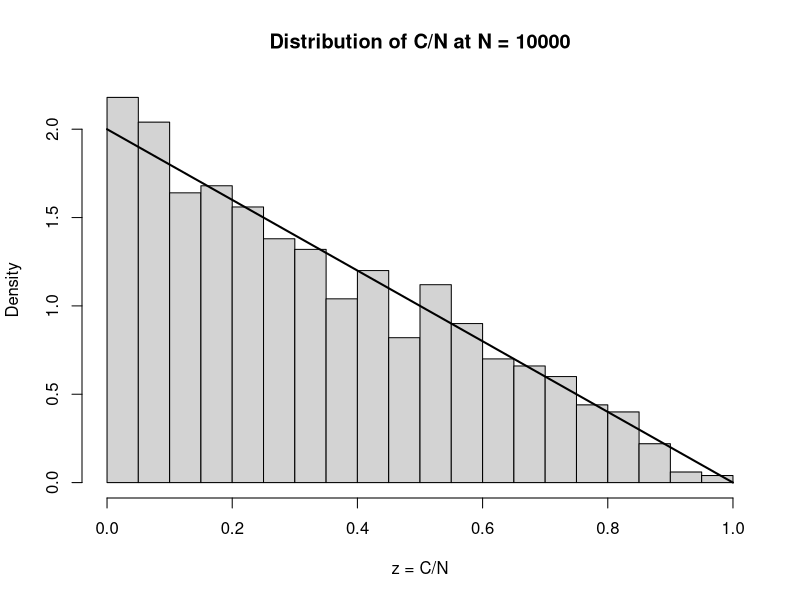

Here is the R script that generated this plot:
## ---- chunk 1
set.seed(123)

R <- 1000
Nmax <- 1e4

# Initial condition: C(3) = 1 for every realization
C <- rep(1, R)

# Grow from N = 3 up to N = 10000
for (N in 3:(Nmax - 1)) {

  # Probability of increment for each realization
  p <- C / N

  # One length-R vector of Bernoulli draws
  increments <- rbinom(R, size = 1, prob = p)

  # Update all realizations simultaneously
  C <- C + increments
}

# Final normalized core fraction
z <- C / Nmax
## ---- chunk 2
# Theoretical values from part (a)
theory_mean <- 1/3
theory_var <- 1/18
theory_sd_mean_ratio <- sqrt(theory_var) / theory_mean

# Empirical values
emp_mean <- mean(z)
emp_sd_mean_ratio <- sd(z) / mean(z)

# Smallest and largest core sizes observed
min_core <- min(C)
max_core <- max(C)

cat("Theoretical mean:", theory_mean, "\n")
cat("Empirical mean:", emp_mean, "\n\n")

cat("Theoretical SD/mean ratio:", theory_sd_mean_ratio, "\n")
cat("Empirical SD/mean ratio:", emp_sd_mean_ratio, "\n\n")

cat("Smallest core:", min_core, "\n")
cat("Largest core:", max_core, "\n")
## ---- chunk 3
hist(z,
     probability = TRUE,
     breaks = 30,
     xlim = c(0, 1),
     main = "Distribution of C/N at N = 10000",
     xlab = "z = C/N")

curve(2 * (1 - x),
      from = 0, to = 1,
      add = TRUE,
      lwd = 2)
